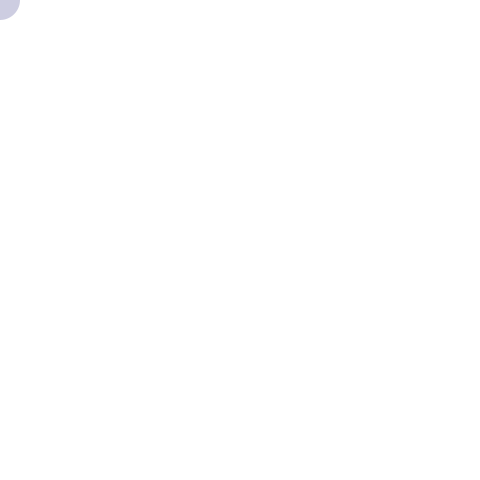
Frame 1 (no input)
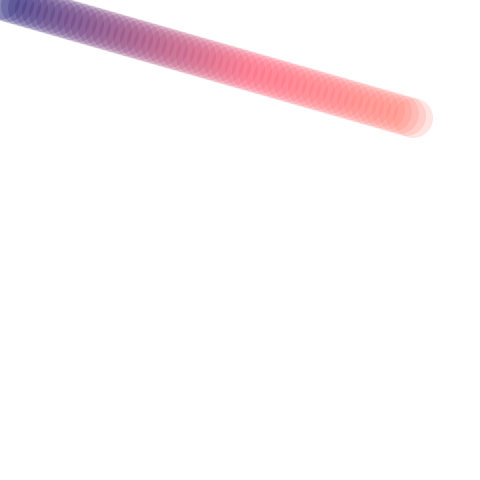
Frame 60 (the mouse pressed at the canvas centre just before this capture)
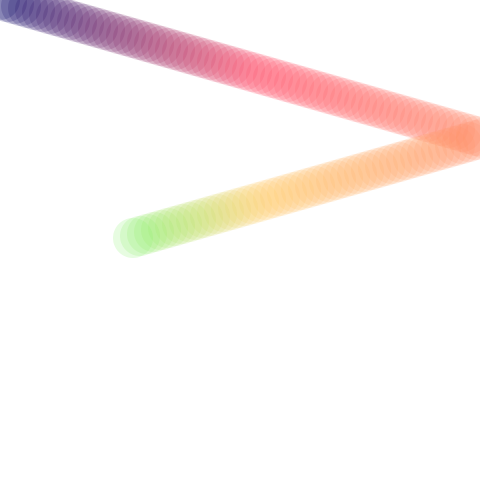
Frame 120 (the mouse held since frame 60 and released just before this capture)

The Processing sketch that drew these frames (run headless with seeded random() and noise(); from frame 60 on, the mouse is pressed at the canvas centre):

// Processing sketch: processing_87033
// ── processing_87033.pde

float x, y, xSpeed, ySpeed;

void setup(){
  size(480,480);
  background(255);
  x = 0;
  y = 0;
  xSpeed = 7;
  ySpeed = 2;
}

void draw(){
 // background(255);
  noStroke();
  fill(x, y, 100, 50);
  ellipse(x,y,40,40);
 
  x = x + xSpeed;
  y = y + ySpeed;

  if ( (x > width) || (x < 0) ){
    xSpeed = xSpeed * -1;
  }
  
  if ( (y > height) || (y < 0) ){
    ySpeed = ySpeed * -1;
  }
}

void keyPressed(){
  if (key == 's'){
    save("picture.png");
  }
}
